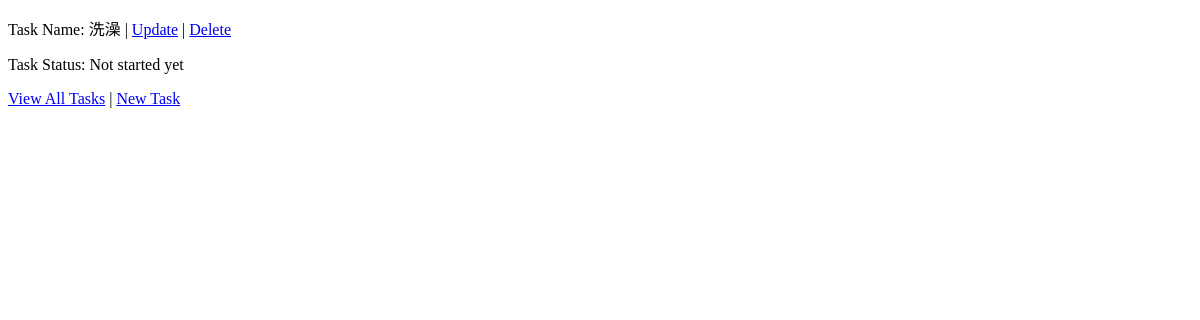
The app's page /tasks/9/, older data.
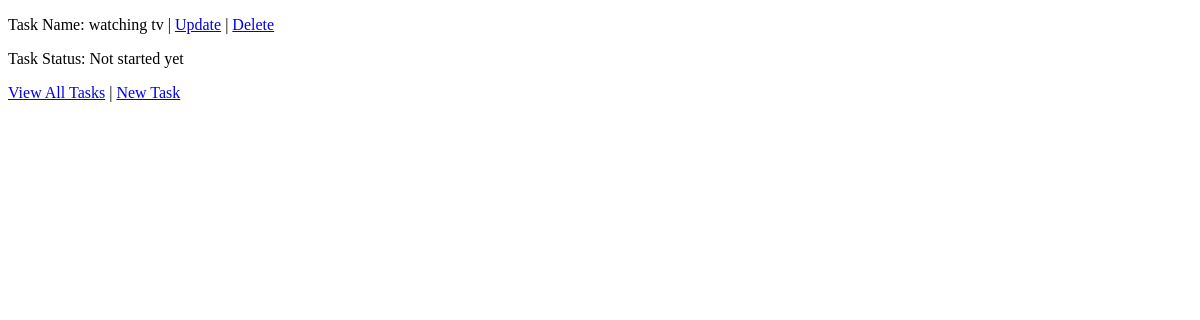
The same page, newer data.
### tasks/models.py (models this page shows, shortened)
class Task(models.Model):
    name = models.CharField(verbose_name="Task name", max_length=65, unique=True)
    status = models.CharField(verbose_name="Task status", max_length=1, choices=Status.choices)

### tasks/views.py (the view)
# urls.py: re_path(r'^(?P<pk>\d+)/$', views.TaskDetailView.as_view(), name='task_detail'),
class TaskDetailView(DetailView):
    model = Task

### tasks/templates/tasks/task_detail.html (shortened to what this page needs)
<!DOCTYPE html>
<html lang="en">
<head>
</head>
<body>
<p> Task Name: {{ task.name }} | <a href="{% url 'tasks:task_update' task.id %}">Update</a> |
    <a href="{% url 'tasks:task_delete' task.id %}">Delete</a>
</p>
<p> Task Status: {{ task.get_status_display }} </p>
<p> <a href="{% url 'tasks:task_list' %}">View All Tasks</a> |
    <a href="{% url 'tasks:task_create'%}">New Task</a>
</p>
</body>
</html>

Row changes from the older to the newer data that the page shows:
changed Task "Not started yet": name "洗澡" → "watching tv"
